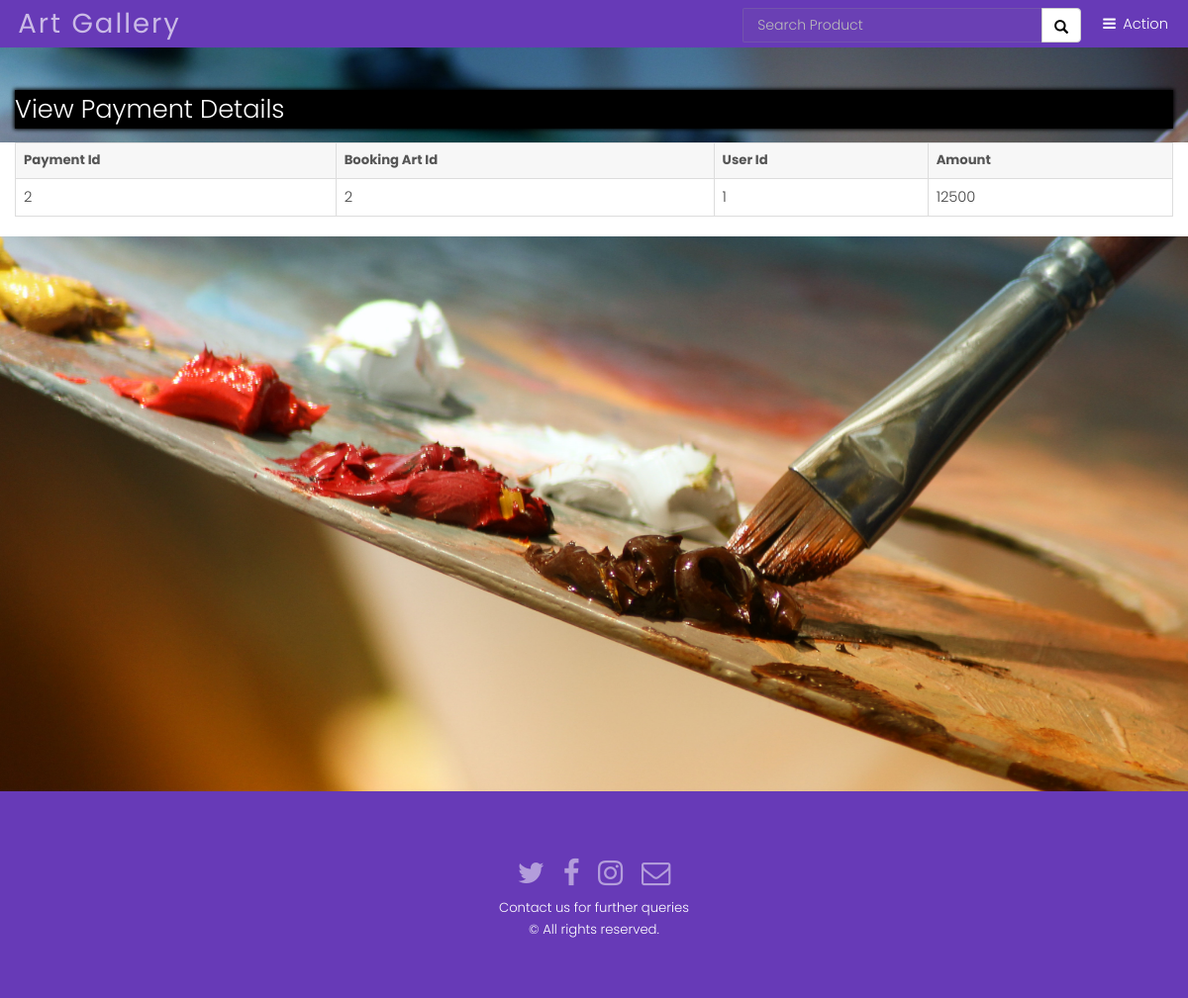
The page /customer/view_payment_cust.php?id=1 on the database its author committed.
### tables this page shows
CREATE TABLE `payment_info` (
  `pay_id` int(10) NOT NULL,
  `bart_id` int(10) NOT NULL,
  `cust_id` int(10) NOT NULL,
  `pay_amount` int(10) NOT NULL
);

### customer/view_payment_cust.php (the view, shortened to what this page needs)
<div class="back-img back-img1">
   <?php include("header/header.php");?>
   <div class="container-fluid" style="margin-top: 31px;">
      <h2>View Payment Details</h2>
   </div>
   <div class="container-fluid" style="
      background-color: white;>
      <div class="row" style="margin-left: 10px;">
      <?php
         $a=$_GET['id'];
         $sql="select * from payment_info where cust_id=$a";
         $run=mysqli_query($con,$sql);
         echo "<table class='table table-bordered'>
         <tr>
         <th>Payment Id</th>
         <th>Booking Art Id</mmth>
         <th> User Id</th>
         <th>Amount</th>
         </tr>";
         while($result=mysqli_fetch_array($run))
         {
         	echo "<tr>
         	<td>$result[0]</td>
         <td>$result[1]</td>
         <td>$result[2]</td>
         <td>$result[3]</td>
         	</tr>";
         }
         echo "</table>";
         ?>
   </div>
</div>
<?php include("../footer/footer.php");?>

### css/style.css (style rules this page uses)
body { font-family: 'Lato'; }
html, body, section { height: 100%; }
h2 { font-weight: 800; padding: 10px; border-bottom: 4px solid #000; }
.back-img { background: url(../img/poster0.jpg); background-repeat: no-repeat; background-size: cover; padding: 0px; position: relative; min-height: 100%; padding-top: 10%; margin-top: 0px; }
.back-img1 { padding: 5% 0; }
h2 { background-color: black !important; color: white !important; font-weight: 500; box-shadow: 0 0 4px 1px black; }

### assets/css/main.css (style rules this page uses)
html, body, div, span, applet, object, iframe, h1, h2, h3, h4, h5, h6, p, blockquote, pre, a, abbr, acronym, address, big, cite, code, del, dfn, em, img, ins, kbd, q, s, samp, small, strike, strong, sub, sup, tt, var, b, u, i, center, dl, dt, dd, ol, ul, li, fieldset, form, label, legend, table, caption, tbody, tfoot, thead, tr, th, td, article, aside, canvas, details, embed, figure, figcaption, footer, header, hgroup, menu, nav, output, ruby, section, summary, time, mark, audio, video { margin: 0; padding: 0; border: 0; font-size: 100%; font: inherit; vertical-align: baseline; }
body { line-height: 1; }
table { border-collapse: collapse; border-spacing: 0; }
body { -webkit-text-size-adjust: none; }
*, *:before, *:after { -moz-box-sizing: border-box; -webkit-box-sizing: border-box; box-sizing: border-box; }
body { -ms-overflow-style: scrollbar; }
body { background: #fff; }
html { font-size: 13pt; }
@media screen and (max-width: 1680px) { html { font-size: 11pt; } }
@media screen and (max-width: 1280px) { html { font-size: 11pt; } }
body { background-color: #fff; color: #444; }
body, input, select, textarea { font-family: "Poppins", sans-serif; font-weight: 300; font-size: 1rem; line-height: 1.65; }
h1, h2, h3, h4, h5, h6 { font-weight: 300; line-height: 1.5; margin: 0 0 1rem 0; }
h2 { font-size: 1.75rem; }
h1, h2, h3, h4, h5, h6 { color: #555; }
table { margin: 0 0 2rem 0; width: 100%; }
table tbody tr { border: solid 1px; border-left: 0; border-right: 0; }
table td { padding: 0.75rem 0.75rem; }
table th { font-size: 0.9rem; font-weight: 700; padding: 0 0.75rem 0.75rem 0.75rem; text-align: left; }
table tbody tr { border-color: rgba(144, 144, 144, 0.25); }
table tbody tr:nth-child(2n + 1) { background-color: rgba(144, 144, 144, 0.075); }
table th { color: #555; }
.back-img { background-repeat: no-repeat !important; background-attachment: fixed !important; }

### rows shown on the page
payment_info: pay_id "2", bart "2", cust "1", pay_amount "12500"
